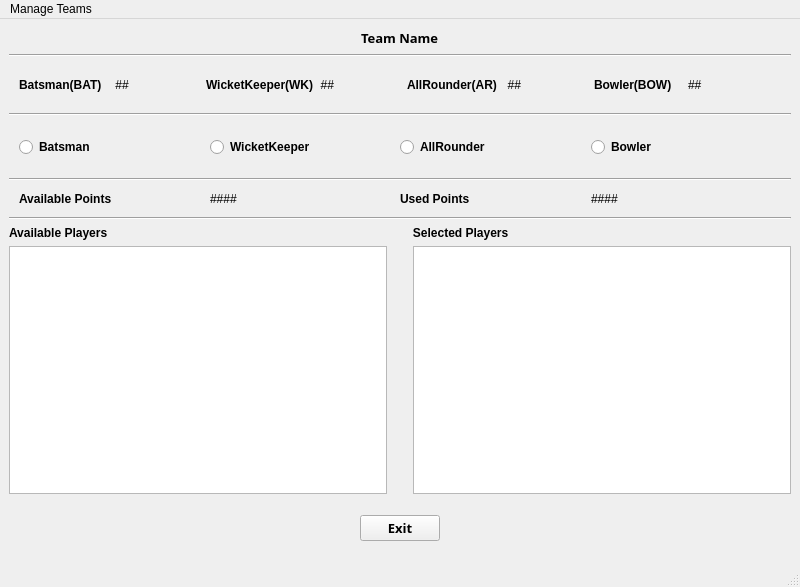
<?xml version="1.0" encoding="UTF-8"?>
<ui version="4.0">
 <class>MainWindow</class>
 <widget class="QMainWindow" name="MainWindow">
  <property name="geometry">
   <rect>
    <x>0</x>
    <y>0</y>
    <width>800</width>
    <height>587</height>
   </rect>
  </property>
  <property name="windowTitle">
   <string>MainWindow</string>
  </property>
  <widget class="QWidget" name="centralwidget">
   <layout class="QVBoxLayout" name="verticalLayout">
    <item>
     <layout class="QHBoxLayout" name="horizontalLayout_2">
      <item>
       <spacer name="horizontalSpacer_3">
        <property name="orientation">
         <enum>Qt::Horizontal</enum>
        </property>
        <property name="sizeHint" stdset="0">
         <size>
          <width>40</width>
          <height>20</height>
         </size>
        </property>
       </spacer>
      </item>
      <item>
       <widget class="QLabel" name="label">
        <property name="font">
         <font>
          <family>Segoe Script</family>
          <pointsize>10</pointsize>
          <weight>75</weight>
          <bold>true</bold>
         </font>
        </property>
        <property name="text">
         <string>Team Name</string>
        </property>
       </widget>
      </item>
      <item>
       <spacer name="horizontalSpacer_4">
        <property name="orientation">
         <enum>Qt::Horizontal</enum>
        </property>
        <property name="sizeHint" stdset="0">
         <size>
          <width>40</width>
          <height>20</height>
         </size>
        </property>
       </spacer>
      </item>
     </layout>
    </item>
    <item>
     <widget class="Line" name="line_4">
      <property name="orientation">
       <enum>Qt::Horizontal</enum>
      </property>
     </widget>
    </item>
    <item>
     <layout class="QHBoxLayout" name="horizontalLayout">
      <property name="spacing">
       <number>0</number>
      </property>
      <property name="leftMargin">
       <number>10</number>
      </property>
      <property name="topMargin">
       <number>15</number>
      </property>
      <property name="rightMargin">
       <number>10</number>
      </property>
      <property name="bottomMargin">
       <number>15</number>
      </property>
      <item>
       <widget class="QLabel" name="Batsman">
        <property name="font">
         <font>
          <family>Arial</family>
          <weight>75</weight>
          <bold>true</bold>
         </font>
        </property>
        <property name="text">
         <string>Batsman(BAT)</string>
        </property>
       </widget>
      </item>
      <item>
       <widget class="QLabel" name="bat_count">
        <property name="text">
         <string> ##</string>
        </property>
       </widget>
      </item>
      <item>
       <widget class="QLabel" name="WicketKeeper">
        <property name="font">
         <font>
          <family>Arial</family>
          <weight>75</weight>
          <bold>true</bold>
         </font>
        </property>
        <property name="text">
         <string>WicketKeeper(WK)</string>
        </property>
       </widget>
      </item>
      <item>
       <widget class="QLabel" name="wk_count">
        <property name="text">
         <string>  ##</string>
        </property>
       </widget>
      </item>
      <item>
       <widget class="QLabel" name="AllRounder">
        <property name="font">
         <font>
          <family>Arial</family>
          <weight>75</weight>
          <bold>true</bold>
         </font>
        </property>
        <property name="text">
         <string>AllRounder(AR)</string>
        </property>
       </widget>
      </item>
      <item>
       <widget class="QLabel" name="allrounder_count">
        <property name="text">
         <string>  ##</string>
        </property>
       </widget>
      </item>
      <item>
       <widget class="QLabel" name="Bowler">
        <property name="font">
         <font>
          <family>Arial</family>
          <weight>75</weight>
          <bold>true</bold>
         </font>
        </property>
        <property name="text">
         <string>Bowler(BOW)</string>
        </property>
       </widget>
      </item>
      <item>
       <widget class="QLabel" name="bowler_count">
        <property name="text">
         <string>##</string>
        </property>
       </widget>
      </item>
     </layout>
    </item>
    <item>
     <widget class="Line" name="line">
      <property name="orientation">
       <enum>Qt::Horizontal</enum>
      </property>
     </widget>
    </item>
    <item>
     <layout class="QHBoxLayout" name="horizontalLayout_3">
      <property name="spacing">
       <number>0</number>
      </property>
      <property name="leftMargin">
       <number>10</number>
      </property>
      <property name="topMargin">
       <number>15</number>
      </property>
      <property name="rightMargin">
       <number>10</number>
      </property>
      <property name="bottomMargin">
       <number>15</number>
      </property>
      <item>
       <widget class="QRadioButton" name="bat_rb">
        <property name="font">
         <font>
          <family>Arial</family>
          <weight>75</weight>
          <bold>true</bold>
         </font>
        </property>
        <property name="text">
         <string>Batsman</string>
        </property>
       </widget>
      </item>
      <item>
       <widget class="QRadioButton" name="wk_rb">
        <property name="font">
         <font>
          <family>Arial</family>
          <weight>75</weight>
          <bold>true</bold>
         </font>
        </property>
        <property name="text">
         <string>WicketKeeper</string>
        </property>
       </widget>
      </item>
      <item>
       <widget class="QRadioButton" name="ar_rb">
        <property name="font">
         <font>
          <family>Arial</family>
          <weight>75</weight>
          <bold>true</bold>
         </font>
        </property>
        <property name="text">
         <string>AllRounder</string>
        </property>
       </widget>
      </item>
      <item>
       <widget class="QRadioButton" name="bow_rb">
        <property name="font">
         <font>
          <family>Arial</family>
          <weight>75</weight>
          <bold>true</bold>
         </font>
        </property>
        <property name="text">
         <string>Bowler</string>
        </property>
       </widget>
      </item>
     </layout>
    </item>
    <item>
     <widget class="Line" name="line_2">
      <property name="orientation">
       <enum>Qt::Horizontal</enum>
      </property>
     </widget>
    </item>
    <item>
     <layout class="QHBoxLayout" name="horizontalLayout_4">
      <property name="spacing">
       <number>0</number>
      </property>
      <property name="leftMargin">
       <number>10</number>
      </property>
      <property name="topMargin">
       <number>5</number>
      </property>
      <property name="rightMargin">
       <number>10</number>
      </property>
      <property name="bottomMargin">
       <number>5</number>
      </property>
      <item>
       <widget class="QLabel" name="AvailablePoints">
        <property name="font">
         <font>
          <family>Arial</family>
          <weight>75</weight>
          <bold>true</bold>
         </font>
        </property>
        <property name="text">
         <string>Available Points</string>
        </property>
       </widget>
      </item>
      <item>
       <widget class="QLabel" name="points_available">
        <property name="text">
         <string>####</string>
        </property>
       </widget>
      </item>
      <item>
       <widget class="QLabel" name="UsedPoints">
        <property name="font">
         <font>
          <family>Arial</family>
          <weight>75</weight>
          <bold>true</bold>
         </font>
        </property>
        <property name="text">
         <string>Used Points</string>
        </property>
       </widget>
      </item>
      <item>
       <widget class="QLabel" name="points_used">
        <property name="text">
         <string>####</string>
        </property>
       </widget>
      </item>
     </layout>
    </item>
    <item>
     <widget class="Line" name="line_3">
      <property name="orientation">
       <enum>Qt::Horizontal</enum>
      </property>
     </widget>
    </item>
    <item>
     <layout class="QHBoxLayout" name="horizontalLayout_5">
      <item>
       <widget class="QLabel" name="AvailablePlayers">
        <property name="font">
         <font>
          <family>Arial</family>
          <weight>75</weight>
          <bold>true</bold>
         </font>
        </property>
        <property name="text">
         <string>Available Players</string>
        </property>
       </widget>
      </item>
      <item>
       <widget class="QLabel" name="SelectedPlayers">
        <property name="font">
         <font>
          <family>Arial</family>
          <weight>75</weight>
          <bold>true</bold>
         </font>
        </property>
        <property name="text">
         <string>   Selected Players</string>
        </property>
       </widget>
      </item>
     </layout>
    </item>
    <item>
     <layout class="QHBoxLayout" name="horizontalLayout_6">
      <item>
       <widget class="QListWidget" name="availplayer_lw"/>
      </item>
      <item>
       <spacer name="verticalSpacer">
        <property name="orientation">
         <enum>Qt::Vertical</enum>
        </property>
        <property name="sizeHint" stdset="0">
         <size>
          <width>20</width>
          <height>40</height>
         </size>
        </property>
       </spacer>
      </item>
      <item>
       <widget class="QListWidget" name="selectedplayer_lw"/>
      </item>
     </layout>
    </item>
    <item>
     <layout class="QHBoxLayout" name="horizontalLayout_8">
      <property name="spacing">
       <number>0</number>
      </property>
      <property name="leftMargin">
       <number>10</number>
      </property>
      <property name="topMargin">
       <number>15</number>
      </property>
      <property name="rightMargin">
       <number>10</number>
      </property>
      <property name="bottomMargin">
       <number>15</number>
      </property>
      <item>
       <spacer name="horizontalSpacer">
        <property name="orientation">
         <enum>Qt::Horizontal</enum>
        </property>
        <property name="sizeHint" stdset="0">
         <size>
          <width>40</width>
          <height>20</height>
         </size>
        </property>
       </spacer>
      </item>
      <item>
       <widget class="QPushButton" name="exit_button">
        <property name="font">
         <font>
          <family>Segoe Script</family>
          <pointsize>10</pointsize>
          <weight>75</weight>
          <bold>true</bold>
         </font>
        </property>
        <property name="text">
         <string>Exit</string>
        </property>
       </widget>
      </item>
      <item>
       <spacer name="horizontalSpacer_2">
        <property name="orientation">
         <enum>Qt::Horizontal</enum>
        </property>
        <property name="sizeHint" stdset="0">
         <size>
          <width>40</width>
          <height>20</height>
         </size>
        </property>
       </spacer>
      </item>
     </layout>
    </item>
   </layout>
  </widget>
  <widget class="QMenuBar" name="menubar">
   <property name="geometry">
    <rect>
     <x>0</x>
     <y>0</y>
     <width>800</width>
     <height>26</height>
    </rect>
   </property>
   <widget class="QMenu" name="menuManage_Teams">
    <property name="title">
     <string>Manage Teams</string>
    </property>
    <addaction name="actionNEW_Team"/>
    <addaction name="separator"/>
    <addaction name="actionOPEN_Team"/>
    <addaction name="separator"/>
    <addaction name="actionSAVE_Team"/>
    <addaction name="separator"/>
    <addaction name="actionEVALUATE_Team"/>
    <addaction name="separator"/>
   </widget>
   <addaction name="menuManage_Teams"/>
  </widget>
  <widget class="QStatusBar" name="statusbar"/>
  <action name="actionNEW_Team">
   <property name="text">
    <string>NEW Team</string>
   </property>
   <property name="shortcut">
    <string>Ctrl+N</string>
   </property>
  </action>
  <action name="actionOPEN_Team">
   <property name="text">
    <string>OPEN Team</string>
   </property>
   <property name="shortcut">
    <string>Ctrl+O</string>
   </property>
  </action>
  <action name="actionSAVE_Team">
   <property name="text">
    <string>SAVE Team</string>
   </property>
   <property name="shortcut">
    <string>Ctrl+S</string>
   </property>
  </action>
  <action name="actionEVALUATE_Team">
   <property name="text">
    <string>EVALUATE Team</string>
   </property>
   <property name="shortcut">
    <string>Ctrl+E</string>
   </property>
  </action>
  <action name="actionQuit">
   <property name="text">
    <string>Quit</string>
   </property>
   <property name="shortcut">
    <string>Alt+X</string>
   </property>
  </action>
 </widget>
 <resources/>
 <connections/>
</ui>
